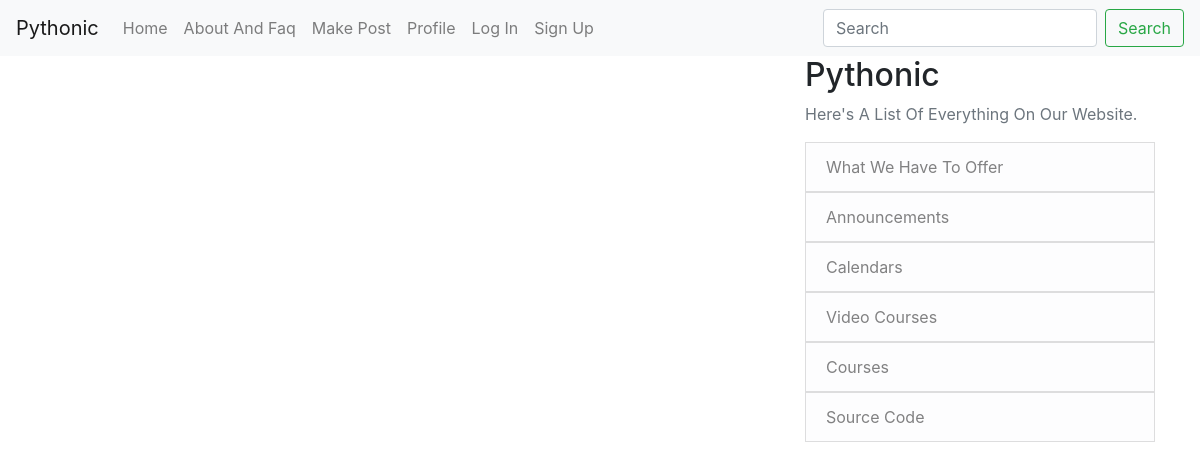
The app's page /, older data.
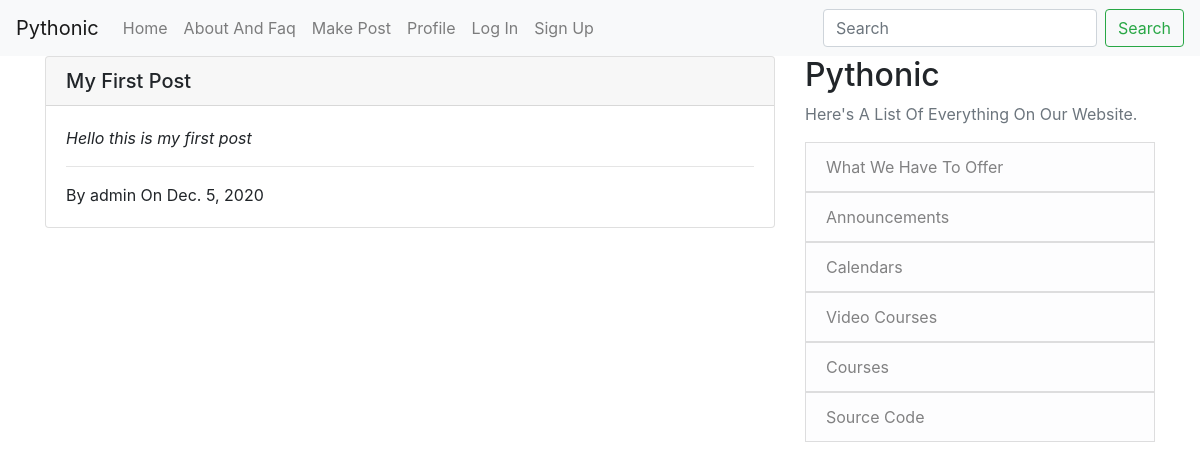
The same page, newer data.
### App/models.py (models this page shows, shortened)
class Post(models.Model):
    title = models.CharField(max_length=120)
    author = models.ForeignKey(User, on_delete=models.CASCADE)
    context = models.TextField()
    date_created = models.DateField()

### App/views.py (the view)
# urls.py: path('', home_view.as_view()),
class home_view(ListView):
    model = Post
    template_name = 'App/home.html'

### App/templates/App/home.html (shortened to what this page needs)
{% extends "App/base.html" %}
{% block content %}
{% for post in object_list %}
    <div class="card">
        <h5 class="card-header">{{ post.title }}</h5>
        <div class="card-body">
            <p class="card-text"><i>{{ post.context }}</i></p>
            <hr>
            <p class="card-text">By {{ post.author }} On {{ post.date_created }}</p>
        </div>
    </div>
    <br>
{% endfor %}
{% endblock %}

Row changes from the older to the newer data that the page shows:
added Post: title "My First Post", context "Hello this is my first post", author "admin", date_created "Dec. 5, 2020"
